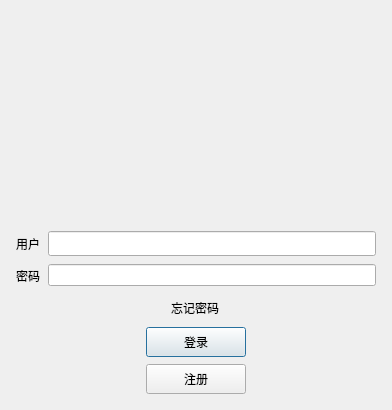
<?xml version="1.0" encoding="UTF-8"?>
<ui version="4.0">
 <class>LoginDialog</class>
 <widget class="QDialog" name="LoginDialog">
  <property name="geometry">
   <rect>
    <x>0</x>
    <y>0</y>
    <width>392</width>
    <height>410</height>
   </rect>
  </property>
  <property name="windowTitle">
   <string>Dialog</string>
  </property>
  <layout class="QVBoxLayout" name="verticalLayout_2">
   <item>
    <layout class="QVBoxLayout" name="verticalLayout">
     <property name="spacing">
      <number>7</number>
     </property>
     <property name="leftMargin">
      <number>5</number>
     </property>
     <property name="topMargin">
      <number>5</number>
     </property>
     <property name="rightMargin">
      <number>5</number>
     </property>
     <property name="bottomMargin">
      <number>5</number>
     </property>
     <item>
      <widget class="QWidget" name="widget" native="true">
       <property name="minimumSize">
        <size>
         <width>0</width>
         <height>0</height>
        </size>
       </property>
       <layout class="QVBoxLayout" name="verticalLayout_3">
        <item>
         <widget class="QLabel" name="label">
          <property name="minimumSize">
           <size>
            <width>86</width>
            <height>107</height>
           </size>
          </property>
          <property name="text">
           <string/>
          </property>
          <property name="pixmap">
           <pixmap resource="rc.qrc">:/res/ice.jpg</pixmap>
          </property>
          <property name="alignment">
           <set>Qt::AlignCenter</set>
          </property>
         </widget>
        </item>
       </layout>
      </widget>
     </item>
     <item>
      <layout class="QHBoxLayout" name="horizontalLayout">
       <item>
        <widget class="QLabel" name="user_label">
         <property name="minimumSize">
          <size>
           <width>25</width>
           <height>25</height>
          </size>
         </property>
         <property name="maximumSize">
          <size>
           <width>25</width>
           <height>25</height>
          </size>
         </property>
         <property name="text">
          <string>用户：</string>
         </property>
        </widget>
       </item>
       <item>
        <widget class="QLineEdit" name="lineEdit">
         <property name="minimumSize">
          <size>
           <width>0</width>
           <height>25</height>
          </size>
         </property>
         <property name="maximumSize">
          <size>
           <width>16777215</width>
           <height>25</height>
          </size>
         </property>
        </widget>
       </item>
      </layout>
     </item>
     <item>
      <layout class="QHBoxLayout" name="horizontalLayout_2">
       <item>
        <widget class="QLabel" name="password_label">
         <property name="minimumSize">
          <size>
           <width>25</width>
           <height>25</height>
          </size>
         </property>
         <property name="maximumSize">
          <size>
           <width>25</width>
           <height>25</height>
          </size>
         </property>
         <property name="text">
          <string>密码：</string>
         </property>
        </widget>
       </item>
       <item>
        <widget class="QLineEdit" name="password_lineEdit"/>
       </item>
      </layout>
     </item>
     <item>
      <layout class="QHBoxLayout" name="horizontalLayout_3">
       <item>
        <layout class="QHBoxLayout" name="horizontalLayout_4"/>
       </item>
       <item>
        <widget class="QLabel" name="forgetPW_label">
         <property name="minimumSize">
          <size>
           <width>0</width>
           <height>25</height>
          </size>
         </property>
         <property name="maximumSize">
          <size>
           <width>50</width>
           <height>25</height>
          </size>
         </property>
         <property name="text">
          <string>忘记密码</string>
         </property>
         <property name="alignment">
          <set>Qt::AlignLeading|Qt::AlignLeft|Qt::AlignVCenter</set>
         </property>
        </widget>
       </item>
      </layout>
     </item>
     <item>
      <layout class="QVBoxLayout" name="verticalLayout_4"/>
     </item>
     <item>
      <layout class="QHBoxLayout" name="horizontalLayout_5">
       <item>
        <layout class="QHBoxLayout" name="horizontalLayout_6"/>
       </item>
       <item>
        <widget class="QPushButton" name="Login_pushButton">
         <property name="minimumSize">
          <size>
           <width>100</width>
           <height>30</height>
          </size>
         </property>
         <property name="maximumSize">
          <size>
           <width>100</width>
           <height>30</height>
          </size>
         </property>
         <property name="text">
          <string>登录</string>
         </property>
        </widget>
       </item>
       <item>
        <layout class="QHBoxLayout" name="horizontalLayout_7"/>
       </item>
      </layout>
     </item>
     <item>
      <layout class="QHBoxLayout" name="horizontalLayout_13">
       <item>
        <layout class="QHBoxLayout" name="horizontalLayout_14"/>
       </item>
       <item>
        <widget class="QPushButton" name="Register_pushButton">
         <property name="minimumSize">
          <size>
           <width>100</width>
           <height>30</height>
          </size>
         </property>
         <property name="maximumSize">
          <size>
           <width>100</width>
           <height>30</height>
          </size>
         </property>
         <property name="text">
          <string>注册</string>
         </property>
        </widget>
       </item>
       <item>
        <layout class="QHBoxLayout" name="horizontalLayout_15"/>
       </item>
      </layout>
     </item>
     <item>
      <layout class="QVBoxLayout" name="verticalLayout_5"/>
     </item>
    </layout>
   </item>
  </layout>
 </widget>
 <resources>
  <include location="rc.qrc"/>
 </resources>
 <connections/>
</ui>
